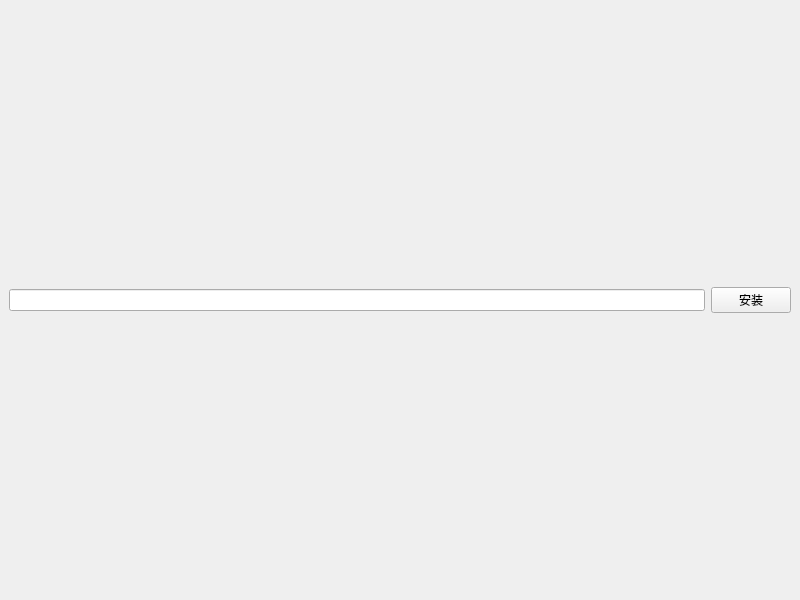
<?xml version="1.0" encoding="UTF-8"?>
<ui version="4.0">
 <class>MainWindow</class>
 <widget class="QMainWindow" name="MainWindow">
  <property name="geometry">
   <rect>
    <x>0</x>
    <y>0</y>
    <width>800</width>
    <height>600</height>
   </rect>
  </property>
  <property name="windowTitle">
   <string>MainWindow</string>
  </property>
  <widget class="QWidget" name="centralwidget">
   <layout class="QGridLayout" name="gridLayout">
    <item row="0" column="0">
     <layout class="QHBoxLayout" name="horizontalLayout">
      <item>
       <widget class="QLineEdit" name="debPath"/>
      </item>
      <item>
       <widget class="QPushButton" name="installPath">
        <property name="text">
         <string>安装</string>
        </property>
       </widget>
      </item>
     </layout>
    </item>
   </layout>
  </widget>
 </widget>
 <resources/>
 <connections/>
</ui>
